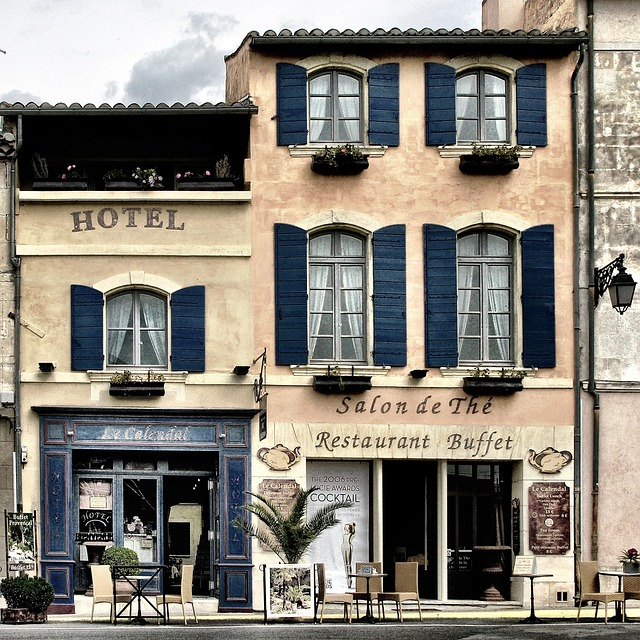
#> input picture HW1/building.jpg, 640 x 640 px
$ python hw1.py
#> lines starting #> are read from the running program, lines starting #| are printed output that depends on the picture
#> in main, img is the input picture: shape (640, 640, 3); mean B, G, R 120.9, 131, 136.4
import cv2 as cv
import numpy as np
import argparse

def bicubic_calc(p, x):
    return (-p[0] + 3 * p[1] - 3 * p[2] + p[3]) / 2.0 * (x ** 3) \
        + (2 * p[0] - 5 * p[1] + 4 * p[2] - p[3]) / 2.0 * (x ** 2) \
        + (-p[0] + p[2]) / 2.0 * x + p[1]

# [51 lines left out: function rotate, not called in this run]

def enlarge(img, scale, method):
#> called with scale = 2, method = 'bicubic'
    h, w, c = img.shape
#> h = 640; w = 640; c = 3
    result = np.zeros((h * scale, w * scale, c), np.uint8)
    if method == 'nearest':
        for i in range(h * scale):
            for j in range(w * scale):
                result[i, j] = img[i // scale, j // scale]
    elif method == 'bilinear':
        for i in range(h * scale):
            for j in range(w * scale):
                x = j / scale
                y = i / scale
                x1, y1 = int(x), int(y)
                x2, y2 = min(x1 + 1, w - 1), min(y1 + 1, h - 1)
                dx, dy = x - x1, y - y1
                top = (1 - dx) * img[y1, x1] + dx * img[y1, x2]
                bot = (1 - dx) * img[y2, x1] + dx * img[y2, x2]
                result[i, j] = (1 - dy) * top + dy * bot
    elif method == 'bicubic':
        img = img.astype(np.int32) # convert to int32 to avoid overflow
        for i in range(h * scale):
            for j in range(w * scale):
                x = j / scale
                y = i / scale
                x1, y1 = int(x), int(y)
                x0, y0 = max(x1 - 1, 0), max(y1 - 1, 0)
                x2, y2 = min(x1 + 1, w - 1), min(y1 + 1, h - 1)
                x3, y3 = min(x1 + 2, w - 1), min(y1 + 2, h - 1)
                dx, dy = x - x1, y - y1
                q1 = bicubic_calc([img[y0, x0], img[y0, x1], img[y0, x2], img[y0, x3]], dx)
                q2 = bicubic_calc([img[y1, x0], img[y1, x1], img[y1, x2], img[y1, x3]], dx)
                q3 = bicubic_calc([img[y2, x0], img[y2, x1], img[y2, x2], img[y2, x3]], dx)
                q4 = bicubic_calc([img[y3, x0], img[y3, x1], img[y3, x2], img[y3, x3]], dx)
                res = bicubic_calc([q1, q2, q3, q4], dy)
                np.clip(res, 0, 255, out=res)
                result[i, j] = res.astype(np.uint8)
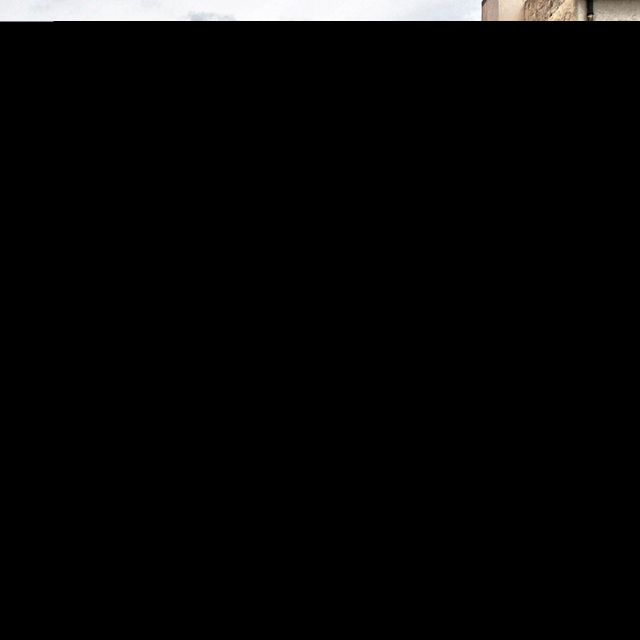
#> result: shape (1280, 1280, 3) (shown at 1/2 size); mean B, G, R 7.2, 7.3, 7.4
    else:
        raise ValueError('Invalid method')
    return result

def main():
    parser = argparse.ArgumentParser()
    parser.add_argument('-a', '--all', action='store_true', help='run all functions')
    parser.add_argument('-i', '--image', default='building.jpg', help='path to the image')
    parser.add_argument('-t', '--type', default='enlarge', help='rotate or enlarge')
    parser.add_argument('-m', '--method', default='bicubic', help='nearest or bilinear or bicubic')
    args = parser.parse_args()
    img = cv.imread(args.image)

    if args.all:

        result = enlarge(img, 2, 'nearest')
        filename = args.image.split('.')[0] + '_enlarge_nearest.jpg'
        cv.imwrite(filename, result)

        result = enlarge(img, 2, 'bilinear')
        filename = args.image.split('.')[0] + '_enlarge_bilinear.jpg'
        cv.imwrite(filename, result)

        result = enlarge(img, 2, 'bicubic')
        filename = args.image.split('.')[0] + '_enlarge_bicubic.jpg'
        cv.imwrite(filename, result)

        result = rotate(img, 30, 'nearest')
        filename = args.image.split('.')[0] + '_rotate_nearest.jpg'
        cv.imwrite(filename, result)

        result = rotate(img, 30, 'bilinear')
        filename = args.image.split('.')[0] + '_rotate_bilinear.jpg'
        cv.imwrite(filename, result)

        result = rotate(img, 30, 'bicubic')
        filename = args.image.split('.')[0] + '_rotate_bicubic.jpg'
        cv.imwrite(filename, result)

    elif args.type == 'rotate':

        result = rotate(img, 30, args.method)
        filename = args.image.split('.')[0] + '_' + args.type + '_' + args.method + '.jpg'
        cv.imwrite(filename, result)

    elif args.type == 'enlarge':

        result = enlarge(img, 2, args.method)
        filename = args.image.split('.')[0] + '_' + args.type + '_' + args.method + '.jpg'
        cv.imwrite(filename, result)

    else:
        raise ValueError('Invalid type')

if __name__ == "__main__":
#> (the run stopped early here; a loop or call above may not have finished)
